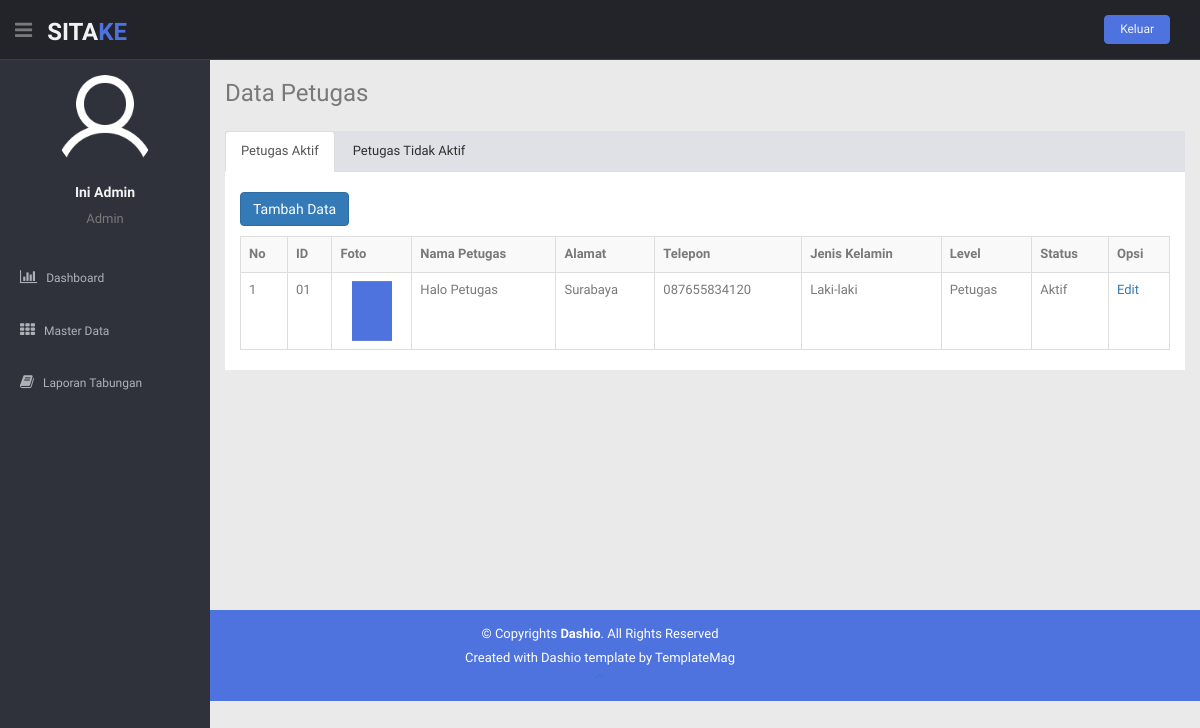
/paneladmin/data-petugas.php (signed in), run on the app's committed database.
### tables this page shows
CREATE TABLE `petugas` (
  `id_petugas` char(5) NOT NULL,
  `foto_petugas` varchar(200) NOT NULL,
  `nama_petugas` varchar(50) NOT NULL,
  `alamat_petugas` text NOT NULL,
  `telepon_petugas` varchar(15) NOT NULL,
  `jk_petugas` varchar(20) NOT NULL,
  `user_petugas` varchar(20) NOT NULL,
  `pass` varchar(50) NOT NULL,
  `level` varchar(10) NOT NULL,
  `id_status` char(5) NOT NULL
);

CREATE TABLE `status` (
  `id_status` char(5) NOT NULL,
  `nama_status` varchar(15) NOT NULL
);

### paneladmin/data-petugas.php (the view, shortened to what this page needs)
<?php
include("includers/header.php");
include("includers/navbar.php");
include ("../koneksi/koneksi.php");
?>
<section id="main-content">
	<section class="wrapper site-min-height">
		<h3>Data Petugas</h3>
		<div class="row mt">
			<div class="col-lg-12">
				<ul class="nav nav-tabs">
					<li role="presentation" class="active"><a href="data-petugas.php">Petugas Aktif</a></li>
					<li role="presentation"><a href="data-petugas-tidakaktif.php">Petugas Tidak Aktif</a></li>
				</ul>
				<div class="container-fluid" style="background-color: #fff; padding-top: 20px;">
					<a href="tambah_petugas.php"><button class="btn btn-primary btn-tambah">Tambah Data</button></a>
					<div class="table-responsive">
						<table class="table table-bordered table-hover table-striped">
							<tr>
								<th>No</th>
								<th>ID</th>
								<th>Foto</th>
								<th>Nama Petugas</th>
								<th>Alamat</th>
								<th>Telepon</th>
								<th>Jenis Kelamin</th>
								<th>Level</th>
								<th>Status</th>
								<th>Opsi</th>
							</tr>
							<?php
							$sql = "SELECT A.id_petugas, A.foto_petugas, A.nama_petugas, A.alamat_petugas, A.telepon_petugas, A.jk_petugas, A.level, B.nama_status FROM petugas AS A INNER JOIN status AS B ON (A.id_status = B.id_status) WHERE nama_status = 'Aktif' ORDER BY id_petugas";
							$query = mysqli_query($koneksi, $sql);
							if(mysqli_num_rows($query) == 0){
								echo '<tr><td colspan="10"><center>Tidak ada data!</center></td></tr>';
							}else{
								$no = 1;
								while ($data = mysqli_fetch_assoc($query)) {
									echo "<tr>";
									echo "<td>$no</td>";
									echo "<td>".$data['id_petugas']."</td>";
									echo "<td><center><img src='$data[foto_petugas]' width='40' height='60'></center></td>";
									echo "<td>".$data['nama_petugas']."</td>";
									echo "<td>".$data['alamat_petugas']."</td>";
									echo "<td>".$data['telepon_petugas']."</td>";
									echo "<td>".$data['jk_petugas']."</td>";
									echo "<td>".$data['level']."</td>";
									echo "<td>".$data['nama_status']."</td>";
									echo "<td>";
									echo "<a href='edit_petugas.php?id_petugas=".$data['id_petugas']."'>Edit</a>";
									echo "</td>";
									echo "</tr>";
									$no++;
								}
							}
							?>
						</table>
					</div>
				</div>
			</div>
		</div>
	</section>
</section>
<?php
include("includers/footer.php");
?>

### paneladmin/includers/navbar.php (shortened to what this page needs)
<header class="header black-bg">
  <div class="sidebar-toggle-box">
    <div class="fa fa-bars tooltips" data-placement="right" data-original-title="Toggle Navigation"></div>
  </div>
  <a href="index.php" class="logo"><b>SITA<span>KE</span></b></a>
  <div class="top-menu">
    <ul class="nav pull-right top-menu">
      <li><button class="logout" type="submit" onClick='return confirmSubmit()'>Keluar</button></li>
    </ul>
  </div>
</header>
<aside>
  <div id="sidebar" class="nav-collapse ">
    <ul class="sidebar-menu" id="nav-accordion">
      <p class="centered"><a href="profile.html"><img src="img/user.png" class="img-circle" width="100px" height="100px" ></a></p>
      <?php
      include '../koneksi/koneksi.php';
      $idadmin = $_SESSION['idadmin'];
      $data = mysqli_query($koneksi,"SELECT * FROM admin where id_admin='$idadmin'");
      $query = mysqli_fetch_array($data);
      echo "<h5 class='centered'>".$query['nama_admin']."</h5>";
      echo "<p class='centered'>".$query['level']."</p>";
      ?>
      <li class="mt">
        <a href="index.php">
          <i class="fa fa-bar-chart-o"></i>
          <span>Dashboard</span>
        </a>
      </li>
      <li class="sub-menu">
        <a href="javascript:;">
          <i class="fa fa-th"></i>
          <span>Master Data</span>
        </a>
      </li>
      <li>
        <a href="laporan.php">
          <i class="fa fa-book"></i>
          <span>Laporan Tabungan</span>
        </a>
      </li>
    </ul>
  </div>
</aside>

### paneladmin/css/style.css (style rules this page uses)
body { color: #797979; background: #eaeaea; font-family: 'Ruda', sans-serif; padding: 0px !important; margin: 0px !important; font-size:13px; }
ul li { list-style: none; }
a, a:hover, a:focus { text-decoration: none; outline: none; }
.centered { text-align: center; }
.mt { margin-top: 25px; }
ul.top-menu > li > .logout { color: #f2f2f2; font-size: 12px; border-radius: 4px; -webkit-border-radius: 4px; border: 1px solid #4e73df !important; padding: 5px 15px; margin-right: 15px; background: #4e73df; margin-top: 15px; }
#sidebar { width: 210px; height: 100%; position: fixed; background: #2f323a; }
#sidebar h5 { color: #f2f2f2; font-weight: 700; }
#sidebar ul li { position: relative; }
ul.sidebar-menu , ul.sidebar-menu li ul.sub { margin: -2px 0 0; padding: 0; }
ul.sidebar-menu { margin-top: 75px; }
ul.sidebar-menu li { margin-bottom: 5px; margin-left:10px; margin-right:10px; }
ul.sidebar-menu li.sub-menu { line-height: 15px; }
ul.sidebar-menu li a span { display: inline-block; }
ul.sidebar-menu li a { color: #aeb2b7; text-decoration: none; display: block; padding: 15px 0 15px 10px; font-size: 12px; outline: none; -webkit-transition: all 0.3s ease; -moz-transition: all 0.3s ease; -o-transition: all 0.3s ease; -ms-transition: all 0.3s ease; transition: all 0.3s ease; }
ul.sidebar-menu li a i { font-size: 15px; padding-right: 6px; }
#main-content { margin-left: 210px; }
.header, .footer { min-height: 60px; padding: 0 15px; }
.header { position: fixed; left: 0; right: 0; z-index: 1002; }
.black-bg { background: #22242a; border-bottom: 1px solid #393d46; }
.wrapper { display: inline-block; margin-top: 60px; padding-left: 15px; padding-right: 15px; padding-bottom: 15px; padding-top: 0px; width: 100%; }
a.logo { font-size: 24px; color: #f2f2f2; float: left; margin-top: 15px; text-transform: uppercase; }
a.logo b { font-weight: 900; }
a.logo span { color: #4e73df; }
#top_menu .nav > li, ul.top-menu > li { float: left; }
.sidebar-toggle-box { float: left; padding-right: 15px; margin-top: 20px; }
.sidebar-toggle-box .fa-bars { cursor: pointer; display: inline-block; font-size: 20px; }
.nav-tabs { background: #e0e1e7; }
.nav-tabs a { color: #2f2f2f; }
.site-min-height { min-height: 550px; }
.btn-tambah { margin-bottom: 10px; }

### data on the page
petugas: id_petugas "01", foto_petugas (picture), nama_petugas "Halo Petugas", alamat_petugas "Surabaya", telepon_petugas "087655834120", jk_petugas "Laki-laki", level "Petugas", id_status.nama_status "Aktif"

### other printed values
$query['nama_admin'] "Ini Admin"
$query['level'] "Admin"
